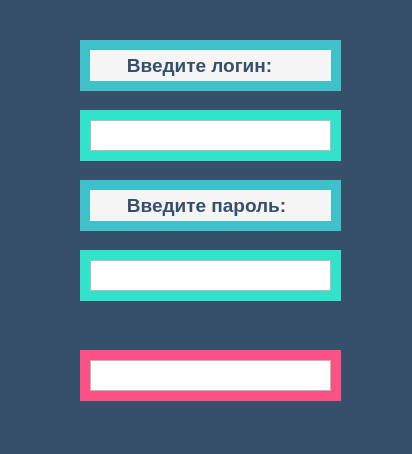
<?xml version="1.0" encoding="UTF-8"?>
<ui version="4.0">
 <class>MainWindow</class>
 <widget class="QMainWindow" name="MainWindow">
  <property name="geometry">
   <rect>
    <x>0</x>
    <y>0</y>
    <width>412</width>
    <height>454</height>
   </rect>
  </property>
  <property name="windowTitle">
   <string>MainWindow</string>
  </property>
  <widget class="QWidget" name="centralwidget">
   <widget class="QLabel" name="label">
    <property name="geometry">
     <rect>
      <x>-20</x>
      <y>-50</y>
      <width>441</width>
      <height>511</height>
     </rect>
    </property>
    <property name="styleSheet">
     <string notr="true">background-color: rgb(54, 79, 107);</string>
    </property>
    <property name="text">
     <string/>
    </property>
   </widget>
   <widget class="QLabel" name="label_2">
    <property name="geometry">
     <rect>
      <x>90</x>
      <y>50</y>
      <width>241</width>
      <height>31</height>
     </rect>
    </property>
    <property name="font">
     <font>
      <pointsize>14</pointsize>
      <weight>75</weight>
      <bold>true</bold>
     </font>
    </property>
    <property name="tabletTracking">
     <bool>false</bool>
    </property>
    <property name="focusPolicy">
     <enum>Qt::NoFocus</enum>
    </property>
    <property name="contextMenuPolicy">
     <enum>Qt::DefaultContextMenu</enum>
    </property>
    <property name="acceptDrops">
     <bool>false</bool>
    </property>
    <property name="styleSheet">
     <string notr="true">background-color: rgb(245, 245, 245);
color: rgb(54, 79, 107);</string>
    </property>
    <property name="text">
     <string>       Введите логин:</string>
    </property>
   </widget>
   <widget class="QLabel" name="label_4">
    <property name="geometry">
     <rect>
      <x>80</x>
      <y>40</y>
      <width>261</width>
      <height>51</height>
     </rect>
    </property>
    <property name="font">
     <font>
      <pointsize>14</pointsize>
      <weight>75</weight>
      <bold>true</bold>
     </font>
    </property>
    <property name="tabletTracking">
     <bool>false</bool>
    </property>
    <property name="focusPolicy">
     <enum>Qt::NoFocus</enum>
    </property>
    <property name="contextMenuPolicy">
     <enum>Qt::DefaultContextMenu</enum>
    </property>
    <property name="acceptDrops">
     <bool>false</bool>
    </property>
    <property name="styleSheet">
     <string notr="true">color: rgb(54, 79, 107);
background-color: rgb(63, 193, 201);</string>
    </property>
    <property name="text">
     <string/>
    </property>
   </widget>
   <widget class="QLabel" name="label_5">
    <property name="geometry">
     <rect>
      <x>80</x>
      <y>180</y>
      <width>261</width>
      <height>51</height>
     </rect>
    </property>
    <property name="font">
     <font>
      <pointsize>14</pointsize>
      <weight>75</weight>
      <bold>true</bold>
     </font>
    </property>
    <property name="tabletTracking">
     <bool>false</bool>
    </property>
    <property name="focusPolicy">
     <enum>Qt::NoFocus</enum>
    </property>
    <property name="contextMenuPolicy">
     <enum>Qt::DefaultContextMenu</enum>
    </property>
    <property name="acceptDrops">
     <bool>false</bool>
    </property>
    <property name="styleSheet">
     <string notr="true">color: rgb(54, 79, 107);
background-color: rgb(63, 193, 201);</string>
    </property>
    <property name="text">
     <string/>
    </property>
   </widget>
   <widget class="QLabel" name="label_3">
    <property name="geometry">
     <rect>
      <x>90</x>
      <y>190</y>
      <width>241</width>
      <height>31</height>
     </rect>
    </property>
    <property name="font">
     <font>
      <pointsize>14</pointsize>
      <weight>75</weight>
      <bold>true</bold>
     </font>
    </property>
    <property name="tabletTracking">
     <bool>false</bool>
    </property>
    <property name="focusPolicy">
     <enum>Qt::NoFocus</enum>
    </property>
    <property name="contextMenuPolicy">
     <enum>Qt::DefaultContextMenu</enum>
    </property>
    <property name="acceptDrops">
     <bool>false</bool>
    </property>
    <property name="styleSheet">
     <string notr="true">background-color: rgb(245, 245, 245);
color: rgb(54, 79, 107);</string>
    </property>
    <property name="text">
     <string>       Введите пароль:</string>
    </property>
   </widget>
   <widget class="QLabel" name="label_8">
    <property name="geometry">
     <rect>
      <x>80</x>
      <y>110</y>
      <width>261</width>
      <height>51</height>
     </rect>
    </property>
    <property name="font">
     <font>
      <pointsize>14</pointsize>
      <weight>75</weight>
      <bold>true</bold>
     </font>
    </property>
    <property name="tabletTracking">
     <bool>false</bool>
    </property>
    <property name="focusPolicy">
     <enum>Qt::NoFocus</enum>
    </property>
    <property name="contextMenuPolicy">
     <enum>Qt::DefaultContextMenu</enum>
    </property>
    <property name="acceptDrops">
     <bool>false</bool>
    </property>
    <property name="styleSheet">
     <string notr="true">color: rgb(54, 79, 107);
background-color: rgb(48, 227, 202);</string>
    </property>
    <property name="text">
     <string/>
    </property>
   </widget>
   <widget class="QLabel" name="label_9">
    <property name="geometry">
     <rect>
      <x>80</x>
      <y>250</y>
      <width>261</width>
      <height>51</height>
     </rect>
    </property>
    <property name="font">
     <font>
      <pointsize>14</pointsize>
      <weight>75</weight>
      <bold>true</bold>
     </font>
    </property>
    <property name="tabletTracking">
     <bool>false</bool>
    </property>
    <property name="focusPolicy">
     <enum>Qt::NoFocus</enum>
    </property>
    <property name="contextMenuPolicy">
     <enum>Qt::DefaultContextMenu</enum>
    </property>
    <property name="acceptDrops">
     <bool>false</bool>
    </property>
    <property name="styleSheet">
     <string notr="true">color: rgb(54, 79, 107);
background-color: rgb(48, 227, 202);</string>
    </property>
    <property name="text">
     <string/>
    </property>
   </widget>
   <widget class="QTextEdit" name="textEdit">
    <property name="geometry">
     <rect>
      <x>90</x>
      <y>120</y>
      <width>241</width>
      <height>31</height>
     </rect>
    </property>
    <property name="font">
     <font>
      <pointsize>12</pointsize>
      <weight>75</weight>
      <bold>true</bold>
     </font>
    </property>
    <property name="html">
     <string>&lt;!DOCTYPE HTML PUBLIC &quot;-//W3C//DTD HTML 4.0//EN&quot; &quot;http://www.w3.org/TR/REC-html40/strict.dtd&quot;&gt;
&lt;html&gt;&lt;head&gt;&lt;meta name=&quot;qrichtext&quot; content=&quot;1&quot; /&gt;&lt;style type=&quot;text/css&quot;&gt;
p, li { white-space: pre-wrap; }
&lt;/style&gt;&lt;/head&gt;&lt;body style=&quot; font-family:'MS Shell Dlg 2'; font-size:12pt; font-weight:600; font-style:normal;&quot;&gt;
&lt;p align=&quot;center&quot; style=&quot;-qt-paragraph-type:empty; margin-top:0px; margin-bottom:0px; margin-left:0px; margin-right:0px; -qt-block-indent:0; text-indent:0px;&quot;&gt;&lt;br /&gt;&lt;/p&gt;&lt;/body&gt;&lt;/html&gt;</string>
    </property>
   </widget>
   <widget class="QTextEdit" name="textEdit_2">
    <property name="geometry">
     <rect>
      <x>90</x>
      <y>260</y>
      <width>241</width>
      <height>31</height>
     </rect>
    </property>
    <property name="font">
     <font>
      <pointsize>12</pointsize>
      <weight>75</weight>
      <bold>true</bold>
     </font>
    </property>
    <property name="html">
     <string>&lt;!DOCTYPE HTML PUBLIC &quot;-//W3C//DTD HTML 4.0//EN&quot; &quot;http://www.w3.org/TR/REC-html40/strict.dtd&quot;&gt;
&lt;html&gt;&lt;head&gt;&lt;meta name=&quot;qrichtext&quot; content=&quot;1&quot; /&gt;&lt;style type=&quot;text/css&quot;&gt;
p, li { white-space: pre-wrap; }
&lt;/style&gt;&lt;/head&gt;&lt;body style=&quot; font-family:'MS Shell Dlg 2'; font-size:12pt; font-weight:600; font-style:normal;&quot;&gt;
&lt;p align=&quot;center&quot; style=&quot;-qt-paragraph-type:empty; margin-top:0px; margin-bottom:0px; margin-left:0px; margin-right:0px; -qt-block-indent:0; text-indent:0px;&quot;&gt;&lt;br /&gt;&lt;/p&gt;&lt;/body&gt;&lt;/html&gt;</string>
    </property>
   </widget>
   <widget class="QLabel" name="label_10">
    <property name="geometry">
     <rect>
      <x>80</x>
      <y>350</y>
      <width>261</width>
      <height>51</height>
     </rect>
    </property>
    <property name="font">
     <font>
      <pointsize>14</pointsize>
      <weight>75</weight>
      <bold>true</bold>
     </font>
    </property>
    <property name="tabletTracking">
     <bool>false</bool>
    </property>
    <property name="focusPolicy">
     <enum>Qt::NoFocus</enum>
    </property>
    <property name="contextMenuPolicy">
     <enum>Qt::DefaultContextMenu</enum>
    </property>
    <property name="acceptDrops">
     <bool>false</bool>
    </property>
    <property name="styleSheet">
     <string notr="true">color: rgb(54, 79, 107);
background-color: rgb(252, 81, 133);</string>
    </property>
    <property name="text">
     <string/>
    </property>
   </widget>
   <widget class="QTextEdit" name="textEdit_3">
    <property name="geometry">
     <rect>
      <x>90</x>
      <y>360</y>
      <width>241</width>
      <height>31</height>
     </rect>
    </property>
    <property name="font">
     <font>
      <pointsize>12</pointsize>
      <weight>75</weight>
      <bold>true</bold>
     </font>
    </property>
    <property name="readOnly">
     <bool>true</bool>
    </property>
    <property name="html">
     <string>&lt;!DOCTYPE HTML PUBLIC &quot;-//W3C//DTD HTML 4.0//EN&quot; &quot;http://www.w3.org/TR/REC-html40/strict.dtd&quot;&gt;
&lt;html&gt;&lt;head&gt;&lt;meta name=&quot;qrichtext&quot; content=&quot;1&quot; /&gt;&lt;style type=&quot;text/css&quot;&gt;
p, li { white-space: pre-wrap; }
&lt;/style&gt;&lt;/head&gt;&lt;body style=&quot; font-family:'MS Shell Dlg 2'; font-size:12pt; font-weight:600; font-style:normal;&quot;&gt;
&lt;p align=&quot;center&quot; style=&quot;-qt-paragraph-type:empty; margin-top:0px; margin-bottom:0px; margin-left:0px; margin-right:0px; -qt-block-indent:0; text-indent:0px;&quot;&gt;&lt;br /&gt;&lt;/p&gt;&lt;/body&gt;&lt;/html&gt;</string>
    </property>
   </widget>
   <zorder>label</zorder>
   <zorder>label_4</zorder>
   <zorder>label_2</zorder>
   <zorder>label_5</zorder>
   <zorder>label_3</zorder>
   <zorder>label_8</zorder>
   <zorder>label_9</zorder>
   <zorder>textEdit</zorder>
   <zorder>textEdit_2</zorder>
   <zorder>label_10</zorder>
   <zorder>textEdit_3</zorder>
  </widget>
 </widget>
 <resources/>
 <connections/>
</ui>
